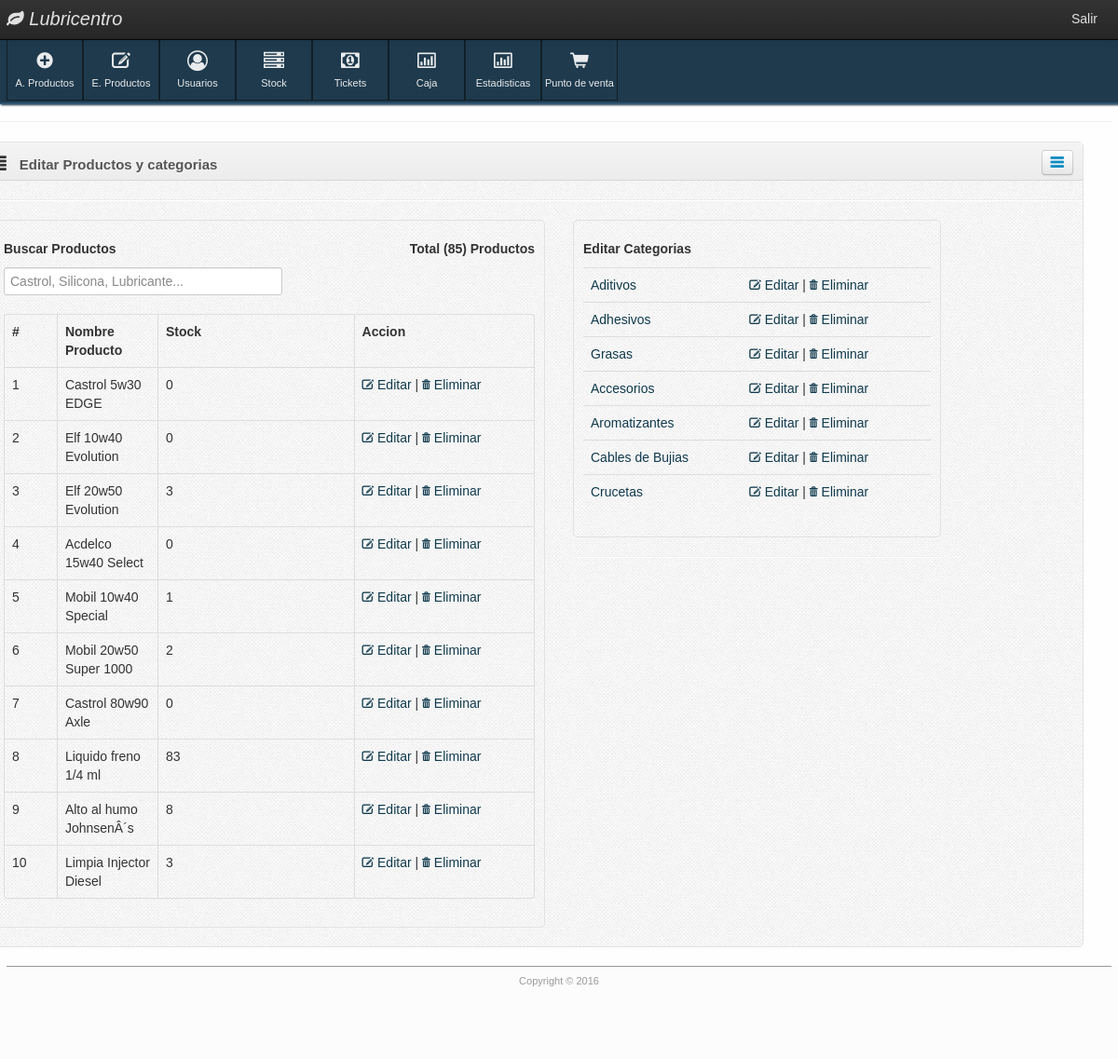
Before: /login/dashboard.php?s=Editarproductos (signed in) with the older database file.
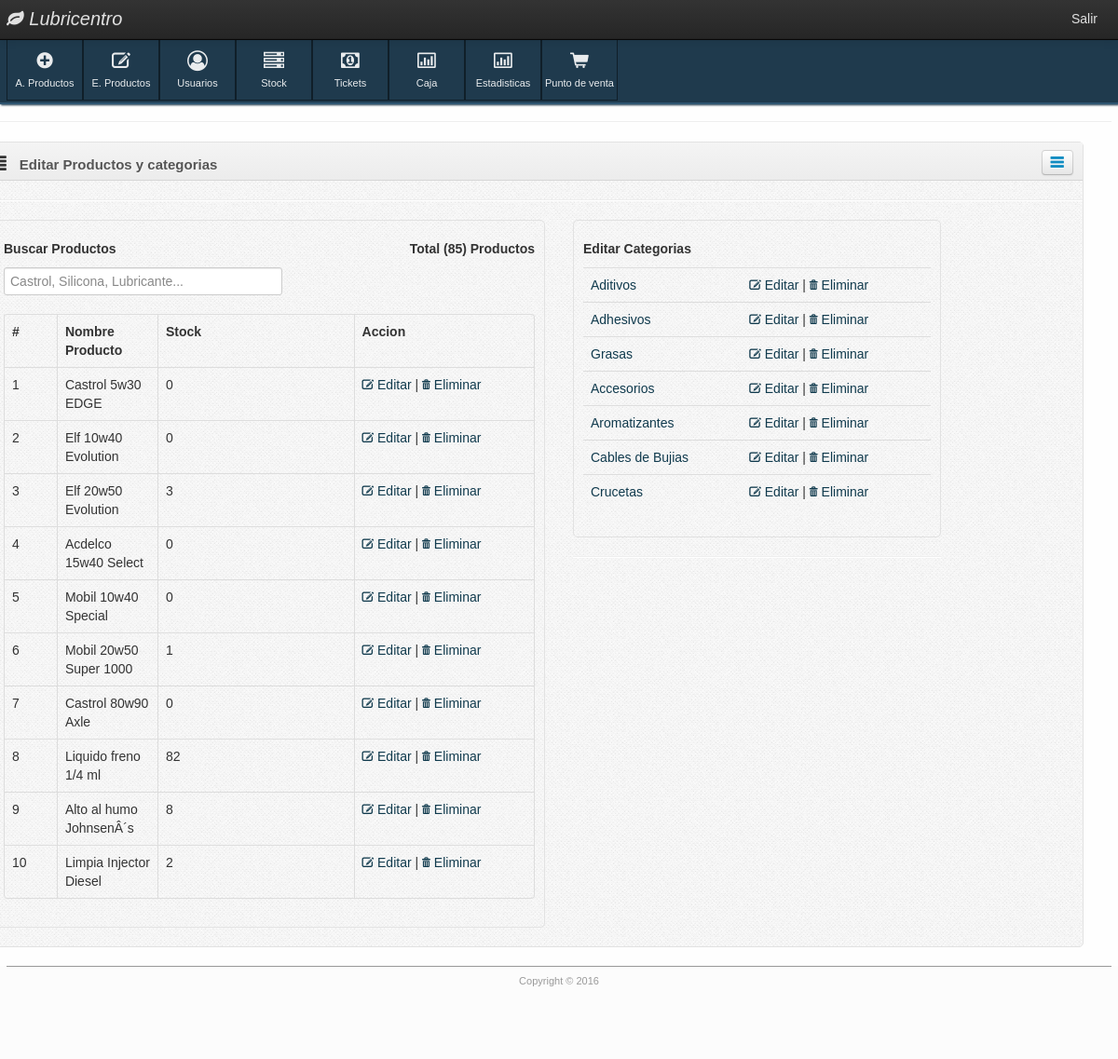
After: the same page with the newer database file.
### tables this page shows
CREATE TABLE `productos` (
  `id` int(11) NOT NULL,
  `id_categoria` int(11) NOT NULL,
  `nombre_producto` varchar(50) NOT NULL,
  `precio` int(11) NOT NULL,
  `fecha_ingreso` date NOT NULL,
  `codigo_producto` varchar(60) NOT NULL,
  `stock` int(11) NOT NULL
);

CREATE TABLE `categoria` (
  `id_categoria` int(11) NOT NULL,
  `nombre_categoria` varchar(50) NOT NULL
);

### config/conexFunctions.php (the view, shortened to what this page needs)
<?php
class Conexion
{
    private $host = "localhost";
    private $user = "root";
    private $pass = "123456";
    private $db   = "lubricentro";
    public function mysql()
    {
        $mysql = new mysqli($this->host, $this->user, $this->pass, $this->db);
        $mysql->set_charset('utf8');
        if ($mysql) {
            return $mysql;
        } else {
            return $mysql->error();
        }
    }
}
class Productos extends Conexion
{
    public function TotalProductos()
    {
        $sql   = mysqli_query($this->mysql(), "SELECT count(*) as TOTAL FROM productos");
        $query = mysqli_fetch_array($sql, MYSQLI_ASSOC);
        return $query['TOTAL'];
    }
    public function MostrarCategorias()
    {
        $sql    = mysqli_query($this->mysql(), "SELECT * FROM categoria");
        $return = '';
        $return = $return . '<table class="table">';
        while ($query = mysqli_fetch_array($sql, MYSQLI_ASSOC)) {
            $return = $return . '<tr><td><a href="dashboard.php?s=idCat=' . $query['id_categoria'] . '">' . $query['nombre_categoria'] . '</></td><td><a href="dashboard.php?s=Editarproductos&action=EditarC&idC=' . $query['id_categoria'] . '"><i class="fa fa-pencil-square-o" aria-hidden="true"></i> Editar</a> | <a href="dashboard.php?s=Editarproductos&action=EliminarC&idC=' . $query['id_categoria'] . '"><i class="fa fa-trash-o" aria-hidden="true"></i> Eliminar</a></td></tr>';
        }
        return $return . '</table>';
    }
    public function BuscarProductoPorNombre($name, $max)
    {
        $sql    = mysqli_query($this->mysql(), "SELECT * FROM productos WHERE nombre_producto like '%" . $name . "%' LIMIT $max");
        $i      = 1;
        $RETURN = $RETURN . '<table class="table table-bordered"><tr>
                        <th width="5%">#</th>
                        <th width="19%">Nombre Producto</th>
                        <th width="37%">Stock</th>
                        <th width="37%">Accion</th>
                        </tr>';
        while ($query = mysqli_fetch_array($sql, MYSQLI_ASSOC)) {
            $RETURN = $RETURN . "<tr>";
            $RETURN = $RETURN . "<td width='10%'>" . $i++ . "</td>";
            $RETURN = $RETURN . "<td width='10%'>" . $query['nombre_producto'] . "</td>";
            $RETURN = $RETURN . "<td width='25%'>" . $query['stock'] . "</td>";
            $RETURN = $RETURN . '<td width="25%"><a href="dashboard.php?s=Editarproductos&action=editarP&idProducto=' . $query['id'] . '"><i class="fa fa-pencil-square-o" aria-hidden="true"></i> Editar</a> | <a href="dashboard.php?s=Editarproductos&action=EliminarP&idProducto=' . $query['id'] . '"><i class="fa fa-trash-o" aria-hidden="true"></i> Eliminar</a></td></td>';
            $RETURN = $RETURN . "</tr>";
        }
        $RETURN = $RETURN . "</table>";
        return $RETURN;
    }
}

### login/dashboard.php (shortened to what this page needs)
<?php
require("../config/conexFunctions.php");
$Producto = new Productos();
?>
<!DOCTYPE html>
<html lang="en">
<head>
    <link href="../css/font-awesome.css" type="text/css" media="screen, projection" rel="stylesheet" />
    <link href="../css/customize-template.css" type="text/css" media="screen, projection" rel="stylesheet" />
    <link rel="stylesheet" href="../css/bootstrap-iso.css" />
    <link rel="stylesheet" href="../css/bootstrap-datepicker3.css"/>
</head>
    <body>
        <div class="navbar navbar-fixed-top">
            <div class="navbar-inner">
                <div class="container">
                    <a href="dashboard.php" class="brand"><i class="icon-leaf"> Lubricentro</i></a>
                    <div id="app-nav-top-bar" class="nav-collapse">
                        <ul class="nav pull-right">
                            <li>
                                <a href="../ajax/logout.php">Salir</a>
                            </li>
                        </ul>
                    </div>
                </div>
            </div>
        </div>
        <div id="body-container">
            <div id="body-content">
            <div class="container">
            <div class="row">
              <?php
                $site = htmlentities($_GET['s']);
                switch ($site) {
                 case 'Editarproductos':
                    if(file_exists('pages/Editarproductos.php')) {
                      include('pages/Editarproductos.php');
                    }
                    else
                    {
                      include('pages/404.html');
                    }
                    break;
                }
              ?>
                    <div class="body-nav body-nav-horizontal body-nav-fixed">
                        <div class="container">
                            <ul>
                                <li>
                                    <a href="dashboard.php?s=productos">
                                        <i class="fa fa-plus-circle fa-2x" aria-hidden="true"></i><br>A. Productos
                                    </a>
                                </li>
                                <li>
                                    <a href="dashboard.php?s=Editarproductos">
                                        <i class="fa fa-pencil-square-o fa-2x" aria-hidden="true"></i><br>E. Productos
                                    </a>
                                </li>
                                <li>
                                    <a href="dashboard.php?s=Usuarios">
                                        <i class="fa fa-user-circle-o fa-2x"></i><br> Usuarios
                                    </a>
                                </li>
                                <li>
                                    <a href="dashboard.php?s=stock">
                                        <i class="fa fa-server fa-2x"></i> <br> Stock
                                    </a>
                                </li>
                                <li>
                                    <a href="dashboard.php?s=tickets">
                                        <i class="fa fa-money fa-2x"></i> <br> Tickets
                                    </a>
                                </li>
                                <li>
                                    <a href="dashboard.php?s=caja">
                                        <i class="fa fa-bar-chart fa-2x"></i> <br> Caja
                                    </a>
                                </li>
                                <li>
                                    <a href="dashboard.php?s=estadisticas">
                                        <i class="fa fa-bar-chart fa-2x"></i> <br> Estadisticas
                                    </a>
                                </li>
                                <li>
                                    <a href="javascript: void(0)" onclick="popup('../index.php')" >
                                        <i class="fa fa-shopping-cart fa-2x"></i> <br> Punto de venta
                                    </a>
                                </li>
                            </ul>
                        </div>
                    </div>
              </div>
        </div>
        <footer class="application-footer">
            <div class="container">
                <div class="disclaimer">
                    <p>Copyright ©  2016</p>
                </div>
            </div>
        </footer>
	</body>
</html>

### login/pages/Editarproductos.php (shortened to what this page needs)
<hr>
<div class="row">
            <div class="span16">
                <div class="box pattern pattern-sandstone">
                    <div class="box-header">
                        <i class="icon-list"></i>
                        <h5>Editar Productos y categorias</h5>
                        <button class="btn btn-box-right" data-toggle="collapse" data-target=".box-list">
                            <i class="icon-reorder"></i>
                        </button>
                    </div>
                    <div class="box-content box-list collapse in">
                     <hr>
                     <div class="col-md-6">
	                      <div id="productos">
	                      	 <div class="box">
    					 		<div class="box-content">
    					 		<h5>Buscar Productos <span style="float:right;"> Total (<?php echo $Producto->TotalProductos(); ?>) Productos</span></h5>
    					 		<form action="" id="Search" method="POST" class="form-inline">
    					 		<div class="form-group">
    					 			<input type="text" style="width:50%;" id="nombre" class="form-control" placeholder="Castrol, Silicona, Lubricante...">
    					 		</div>
    					 		</form>
    					 		<div id="resultado">
    					 		<?php
    					 		if($_GET['action'] == 'EliminarP') {
    					 			$id_producto = $_GET['idProducto'];
    					 			if($Producto->EliminarProducto($id_producto)) {
    					 				echo '<div class="alert alert-dismissible alert-success">
											  <button type="button" class="close" data-dismiss="alert">&times;</button>
											  El producto ha sido eliminado</a>.
											</div>';
    					 			}
    					 		}
    					 		else {
    					 				 $name = '';
    					 				 $max = 10;
    					 			echo $Producto->BuscarProductoPorNombre($name,$max);
    					 		 }
    					 		 ?>
    					 		</div>
    					 		</div>
    					 	</div>
	                      </div>
                     </div>
                     <div class="col-md-4">
                     <div class="box">
    					 <div class="box-content">
    					 <h5>Editar Categorias </h5>
	                      <?php
	                      	if(isset($_POST['ActualizarC']) == 'Actualizar') {
	                      		$id_categoria = $_GET['idC'];
	                      		$nombre_categoria = $_POST['categoria'];
	                      		if($Producto->ActualizarCategoria($id_categoria,$nombre_categoria)) {
	                      			echo '<div class="alert alert-dismissible alert-success">
											  <button type="button" class="close" data-dismiss="alert">&times;</button>
											  La categoria ha sido actualizada correctamente <a class="" href="javascript:history.back();">Volver</a></a></a>.
											</div>';
	                      		}
	                      	}
	                      	else {
	                      		echo $Producto->MostrarCategorias();
	                      	}
	                      ?>
                      	</div>
                      </div>
                      <hr>
                     </div>
                   </div>
				</div>
               </div>
            </div>
      </div>
</div>

Changed rows visible on the page:
changed productos "Mobil 10w40 Special": stock "1" → "0"
changed productos "Mobil 20w50 Super 1000": stock "2" → "1"
changed productos "Liquido freno 1/4 ml": stock "83" → "82"
changed productos "Limpia Injector Diesel": stock "3" → "2"
